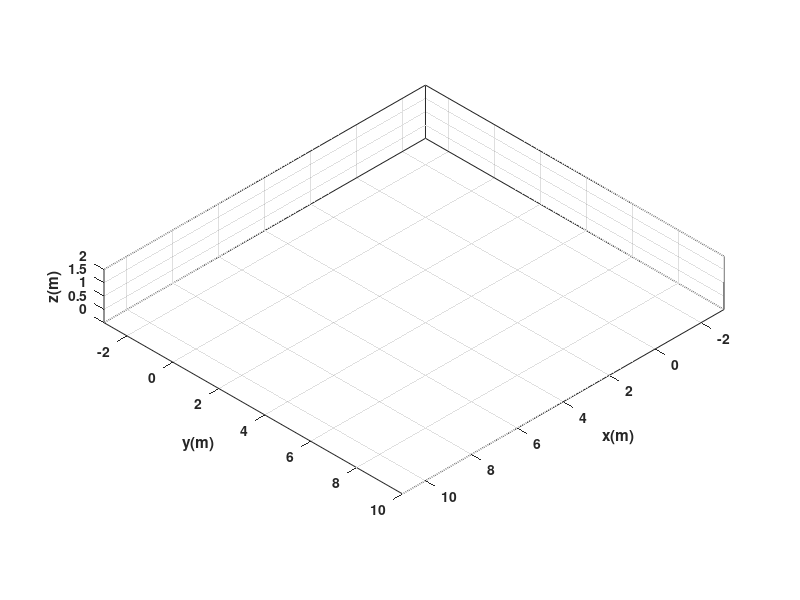

Write MATLAB code to recreate this figure. (Note: this script raises an error after producing the figure.)
clear
close all
clc

%%%%%%%%%%%%%%%%%%%%%%%%%%%%%% TIEMPO %%%%%%%%%%%%%%%%%%%%%%%%%%%%%%%%%%%%%

tf = 9;             % Tiempo de simulacion en segundos (s)
ts = 1;            % Tiempo de muestreo en segundos (s)
t = 0: ts: tf;       % Vector de tiempo
N = length(t);       % Muestras

%%%%%%%%%%%%%%%%%%%%%%%% CONDICIONES INICIALES %%%%%%%%%%%%%%%%%%%%%%%%%%%%

x1 = zeros (1,N+1);  % Posición en el centro del eje que une las ruedas (eje x) en metros (m)
y1 = zeros (1,N+1);  % Posición en el centro del eje que une las ruedas (eje y) en metros (m)
phi = zeros(1, N+1); % Orientacion del robot en radianes (rad)

x1(1) = 0;    % Posicion inicial eje x
y1(1) = 0;   % Posicion inicial eje y
phi(1) = 0;   % Orientacion inicial del robot

%%%%%%%%%%%%%%%%%%%%%%%%%%%% PUNTO DE CONTROL %%%%%%%%%%%%%%%%%%%%%%%%%%%%

hx = zeros(1, N+1);  % Posicion en el punto de control (eje x) en metros (m)
hy = zeros(1, N+1);  % Posicion en el punto de control (eje y) en metros (m)

hx(1) = x1(1); % Posicion en el punto de control del robot en el eje x
hy(1) = y1(1); % Posicion en el punto de control del robot en el eje y


%%%%%%%%%%%%%%%%%%%%%% VELOCIDADES DE REFERENCIA %%%%%%%%%%%%%%%%%%%%%%%%%%

u = 1.5*ones(1,N); % Velocidad lineal de referencia (m/s)
w = [0, pi/2, 0, pi/2, 0,pi/2, 0, pi/2, 0, pi/2]; % Velocidad angular de referencia (rad/s)x  

%%%%%%%%%%%%%%%%%%%%%%%%% BUCLE DE SIMULACION %%%%%%%%%%%%%%%%%%%%%%%%%%%%%%%%

for k=1:N 
    
    phi(k+1)=phi(k)+w(k)*ts; % Integral numérica (método de Euler)
    
    %%%%%%%%%%%%%%%%%%%%% MODELO CINEMATICO %%%%%%%%%%%%%%%%%%%%%%%%%
    
    xp1=u(k)*cos(phi(k+1)); 
    yp1=u(k)*sin(phi(k+1));

    x1(k+1)=x1(k) + xp1*ts ; % Integral numérica (método de Euler)
    y1(k+1)=y1(k) + yp1*ts ; % Integral numérica (método de Euler)
    
    
    % Posicion del robot con respecto al punto de control
    hx(k+1)=x1(k+1); 
    hy(k+1)=y1(k+1);

end

%%%%%%%%%%%%%%%%%%%%%%%%%%%%% SIMULACION VIRTUAL 3D %%%%%%%%%%%%%%%%%%%%%%%%%%%%

% a) Configuracion de escena

scene=figure;  % Crear figura (Escena)
set(scene,'Color','white'); % Color del fondo de la escena
set(gca,'FontWeight','bold') ;% Negrilla en los ejes y etiquetas
sizeScreen=get(0,'ScreenSize'); % Retorna el tamaño de la pantalla del computador
set(scene,'position',sizeScreen); % Congigurar tamaño de la figura
camlight('headlight'); % Luz para la escena
axis equal; % Establece la relación de aspecto para que las unidades de datos sean las mismas en todas las direcciones.
grid on; % Mostrar líneas de cuadrícula en los ejes
box on; % Mostrar contorno de ejes
xlabel('x(m)'); ylabel('y(m)'); zlabel('z(m)'); % Etiqueta de los eje

view([135 35]); % Orientacion de la figura
axis([-3 11 -3 10 0 2]); % Ingresar limites minimos y maximos en los ejes x y z [minX maxX minY maxY minZ maxZ]

% b) Graficar robots en la posicion inicial
scale = 4;
MobileRobot_5;
H1=MobilePlot_4(x1(1),y1(1),phi(1),scale);hold on;

% c) Graficar Trayectorias
H2=plot3(hx(1),hy(1),0,'r','lineWidth',2);

% d) Bucle de simulacion de movimiento del robot

step=1; % pasos para simulacion

for k=1:step:N

    delete(H1);    
    delete(H2);
    
    H1=MobilePlot_4(x1(k),y1(k),phi(k),scale);
    H2=plot3(hx(1:k),hy(1:k),zeros(1,k),'r','lineWidth',2);
    
    pause(ts);

end

%%%%%%%%%%%%%%%%%%%%%%%%%%%%% Graficas %%%%%%%%%%%%%%%%%%%%%%%%%%%%
graph=figure;  % Crear figura (Escena)
set(graph,'position',sizeScreen); % Congigurar tamaño de la figura
subplot(211)
plot(t,u,'b','LineWidth',2),grid('on'),xlabel('Tiempo [s]'),ylabel('m/s'),legend('u');
subplot(212)
plot(t,w,'r','LineWidth',2),grid('on'),xlabel('Tiempo [s]'),ylabel('[rad/s]'),legend('w')